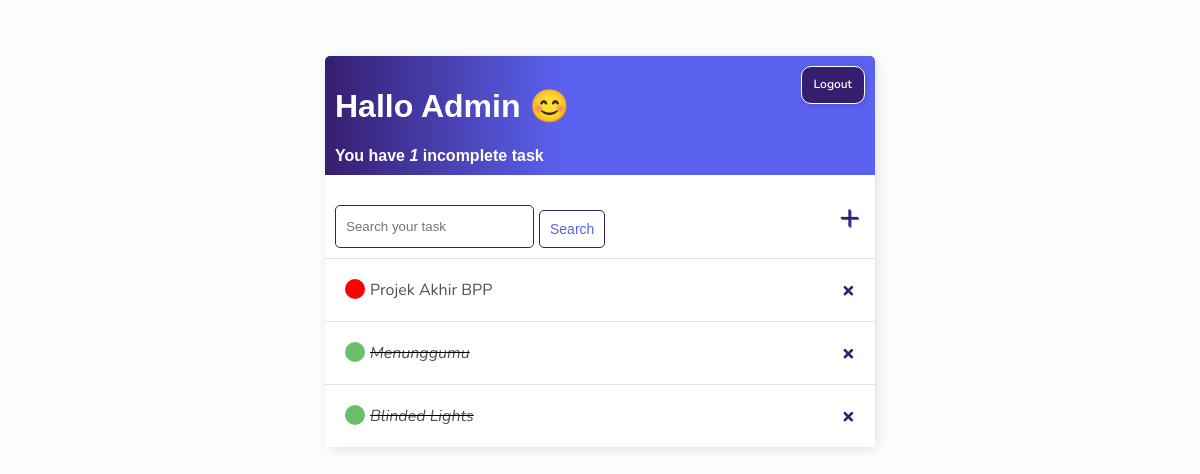
The app's page / (signed in), older data.
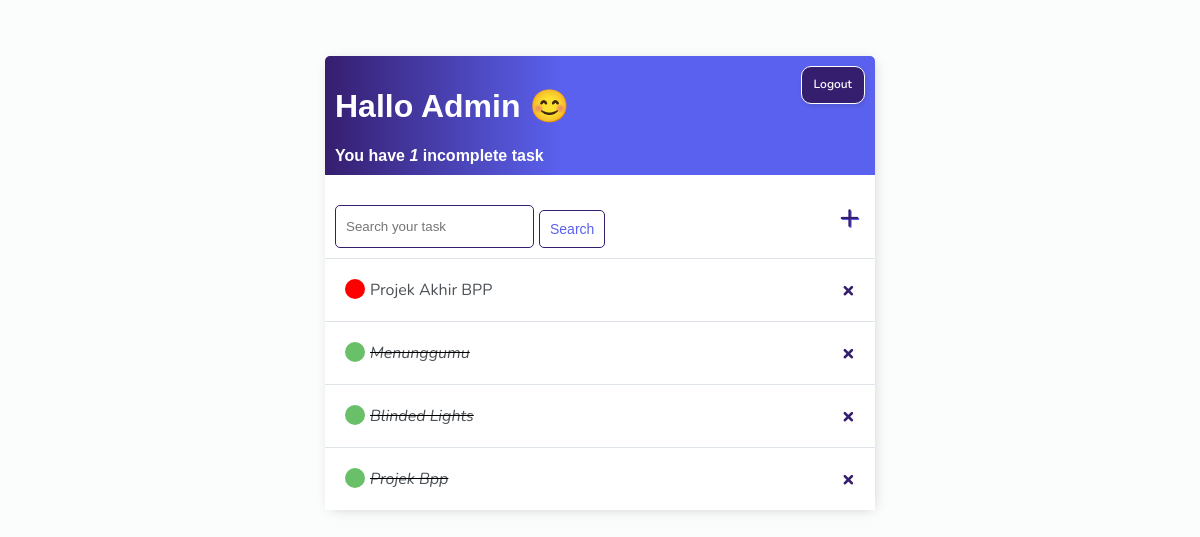
The same page, newer data.
### base/models.py (models this page shows)
class Task(models.Model):
    user = models.ForeignKey(
        User, on_delete=models.CASCADE, null=True, blank=True)
    title = models.CharField(max_length=200)
    description = models.TextField(null = True, blank=True)
    complete = models.BooleanField(default=False)
    created = models.DateTimeField(auto_now_add=True)
    def __str__(self) :
        return self.title
    class Meta:
        ordering = ['complete']

### base/views.py (the view)
# urls.py: path('', TaskList.as_view(), name='tasks'),
class TaskList(LoginRequiredMixin, ListView):
    model = Task
    context_object_name=  'tasks'
    def get_context_data(self, **kwargs):
        context = super().get_context_data(**kwargs)
        context['tasks'] = context['tasks'].filter(user=self.request.user)
        context['count'] = context['tasks'].filter(complete=False).count()
        search_input = self.request.GET.get('search-area') or ''
        if search_input:
            context['tasks'] = context['tasks'].filter(
                title__startswith=search_input)
        context['search_input'] = search_input
        return context

### base/templates/base/task_list.html (shortened to what this page needs)
{% extends 'base/main.html' %}
{% block content %}
<div class="header-bar">
    <div >
            <h1>Hallo {{request.user|title}} 😊</h1>
            <h4 style="margin: 0;">You have <i>{{count}}</i> incomplete task{{count|pluralize:"s"}}</h4>
    </div>
    {% if request.user.is_authenticated %}
    <form action="{% url 'logout' %}" method="post">
            <button type="submit">Logout</button>
    </form>
    {% else %}
    <a href="{% url 'login' %}">Login</a>
    {% endif %}
</div>
<div id="search-add-wrapper">
<form method="GET" style="margin-top: 20px;display: flex;">
    <input type='text' name='search-area' placeholder="Search your task" value="{{search_input}}">
    <input class="button" type="submit" value='Search'>
</form>
<a id="add-link" href="{% url 'task-create' %}">&#x2b;</a>
</div>
<div class="task-items-wrapper">
    {% for task in tasks%}
    <div class="task-wrapper">
        {% if task.complete %}
            <div class="task-title">
                <div class="task-complete-icon">
                </div>
                <i><s><a href="{% url 'task-update' task.id %}">{{task}}</a></s></i>
            </div>
            <a class="delete-link" href= "{% url 'task-delete' task.id %}">&#215;</a>
            {% else %}
            <div class="task-title">
                <div class="task-incomplete-icon">
                </div>
                <a href="{% url 'task-update' task.id %}">{{task}}</a>
            </div>
            <a class="delete-link" href= "{% url 'task-delete' task.id %}">&#215;</a>
        {% endif %}
    </div>
    {% empty %}
        <h3>No Items in List</h3>
    {% endfor %}
</div>
{% endblock content %}

### base/templates/base/main.html (shortened to what this page needs)
<!DOCTYPE html>
<html lang="en">
  <head>
  </head>
  <body>
    <div class="container">{% block content %} {% endblock content %}</div>
  </body>
</html>

### base/templates/base/main.html (style rules this page uses)
body { background-color: rgb(251, 252, 252); font-family: "Nunito", sans-serif; padding-top: 5ch; padding-bottom: 50px; }
h1, h2, h3, h4, h5, h6 { font-family: "Raleway", sans-serif; }
.container { max-width: 550px; margin: auto; background-color: #fff; -webkit-box-shadow: 2px 2px 13px -4px rgba(0, 0, 0, 0.21); box-shadow: 2px 2px 13px -4px rgba(0, 0, 0, 0.21); }
.header-bar { display: flex; justify-content: space-between; color: #fff; padding: 10px; border-radius: 5px 5px 0 0; background: linear-gradient( 90deg, #361E6F 0%, #5A61EE 43%, #5A61EE 100% ); }
.header-bar button { background: #361E6F; border: 1px solid #fff; border-radius: 10px; box-shadow: rgba(0, 0, 0, 0.1) 1px 2px 4px; box-sizing: border-box; color: #ffffff; cursor: pointer; display: inline-block; font-family: nunito, roboto, proxima-nova, "proxima nova", sans-serif; font-size: 12px; font-weight: 600; line-height: 16px; min-height: 30px; outline: 0; padding: 10px 12px; text-align: center; text-rendering: geometricprecision; text-transform: none; user-select: none; -webkit-user-select: none; touch-action: manipulation; vertical-align: middle; }
.task-wrapper { display: flex; align-items: center; justify-content: space-between; background-color: #fff; border-top: 1px solid #dfe4ea; overflow: hidden; }
.task-title { display: flex; padding: 20px; }
.task-title a { text-decoration: none; color: #4b5156; margin-left: 5px; }
.task-complete-icon { height: 20px; width: 20px; background-color: rgb(105, 192, 105); border-radius: 50%; }
.task-incomplete-icon { height: 20px; width: 20px; background-color: red; border-radius: 50%; }
.delete-link { text-decoration: none; font-weight: 900; color: #361E6F; font-size: 22px; line-height: 0; padding: 20px 20px; }
#search-add-wrapper { display: flex; justify-content: space-between; align-items: center; padding: 10px; }
#add-link { color: #361E6F; text-decoration: none; font-size: 35px; text-shadow: 1px 1px #5A61EE; padding: 0 5px; }
input[type="text"], input[type="password"], textarea { border: 1px solid #361E6F; border-radius: 5px; padding: 10px; width: 90%; margin-right: 5px; }
.button { border: 1px solid #361E6F; background-color: #fff; color: #5A61EE; padding: 10px; font-size: 14px; border-radius: 5px; cursor: pointer; text-decoration: none; margin-top: 5px; }

Row changes from the older to the newer data that the page shows:
added Task: title "Projek Bpp"
